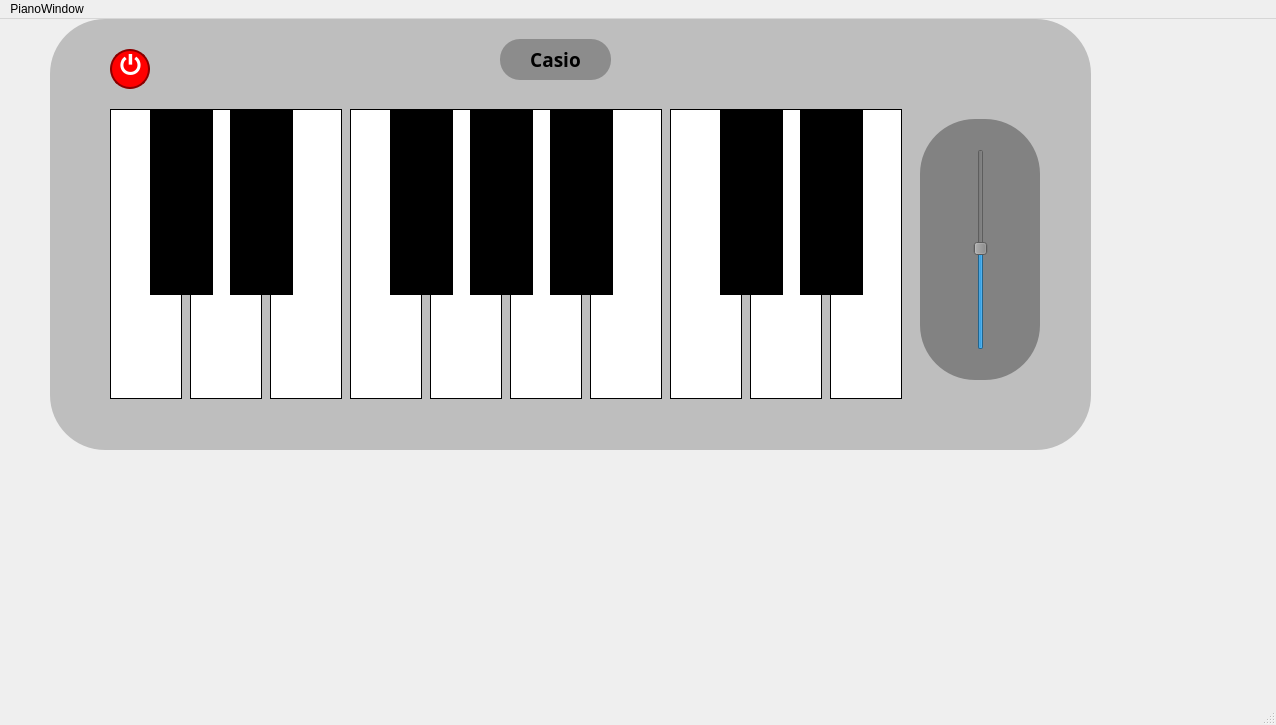
<?xml version="1.0" encoding="UTF-8"?>
<ui version="4.0">
 <class>MainWindow</class>
 <widget class="QMainWindow" name="MainWindow">
  <property name="geometry">
   <rect>
    <x>0</x>
    <y>0</y>
    <width>1276</width>
    <height>725</height>
   </rect>
  </property>
  <property name="windowTitle">
   <string>MainWindow</string>
  </property>
  <widget class="QWidget" name="centralwidget">
   <widget class="QPushButton" name="btn_C">
    <property name="geometry">
     <rect>
      <x>110</x>
      <y>90</y>
      <width>72</width>
      <height>290</height>
     </rect>
    </property>
    <property name="minimumSize">
     <size>
      <width>72</width>
      <height>290</height>
     </size>
    </property>
    <property name="styleSheet">
     <string notr="true">QPushButton {
    background-color: white;
    border: 1px solid black;
    border-radius: 0px; /* no rounded corners */
    min-width: 70px;
    min-height: 288px;
}
QPushButton:pressed {
    background-color: #ddd; /* slightly darker when pressed */
}
</string>
    </property>
    <property name="text">
     <string/>
    </property>
    <attribute name="buttonGroup">
     <string notr="true">buttonGroup</string>
    </attribute>
   </widget>
   <widget class="QPushButton" name="btn_D">
    <property name="geometry">
     <rect>
      <x>190</x>
      <y>90</y>
      <width>72</width>
      <height>290</height>
     </rect>
    </property>
    <property name="minimumSize">
     <size>
      <width>72</width>
      <height>290</height>
     </size>
    </property>
    <property name="styleSheet">
     <string notr="true">QPushButton {
    background-color: white;
    border: 1px solid black;
    border-radius: 0px; /* no rounded corners */
    min-width: 70px;
    min-height: 288px;
}
QPushButton:pressed {
    background-color: #ddd; /* slightly darker when pressed */
}
</string>
    </property>
    <property name="text">
     <string/>
    </property>
    <attribute name="buttonGroup">
     <string notr="true">buttonGroup</string>
    </attribute>
   </widget>
   <widget class="QPushButton" name="btn_E">
    <property name="geometry">
     <rect>
      <x>270</x>
      <y>90</y>
      <width>72</width>
      <height>290</height>
     </rect>
    </property>
    <property name="minimumSize">
     <size>
      <width>72</width>
      <height>290</height>
     </size>
    </property>
    <property name="styleSheet">
     <string notr="true">QPushButton {
    background-color: white;
    border: 1px solid black;
    border-radius: 0px; /* no rounded corners */
    min-width: 70px;
    min-height: 288px;
}
QPushButton:pressed {
    background-color: #ddd; /* slightly darker when pressed */
}
</string>
    </property>
    <property name="text">
     <string/>
    </property>
    <attribute name="buttonGroup">
     <string notr="true">buttonGroup</string>
    </attribute>
   </widget>
   <widget class="QPushButton" name="btn_G">
    <property name="geometry">
     <rect>
      <x>430</x>
      <y>90</y>
      <width>72</width>
      <height>290</height>
     </rect>
    </property>
    <property name="minimumSize">
     <size>
      <width>72</width>
      <height>290</height>
     </size>
    </property>
    <property name="styleSheet">
     <string notr="true">QPushButton {
    background-color: white;
    border: 1px solid black;
    border-radius: 0px; /* no rounded corners */
    min-width: 70px;
    min-height: 288px;
}
QPushButton:pressed {
    background-color: #ddd; /* slightly darker when pressed */
}
</string>
    </property>
    <property name="text">
     <string/>
    </property>
    <attribute name="buttonGroup">
     <string notr="true">buttonGroup</string>
    </attribute>
   </widget>
   <widget class="QPushButton" name="btn_F">
    <property name="geometry">
     <rect>
      <x>350</x>
      <y>90</y>
      <width>72</width>
      <height>290</height>
     </rect>
    </property>
    <property name="minimumSize">
     <size>
      <width>72</width>
      <height>290</height>
     </size>
    </property>
    <property name="styleSheet">
     <string notr="true">QPushButton {
    background-color: white;
    border: 1px solid black;
    border-radius: 0px; /* no rounded corners */
    min-width: 70px;
    min-height: 288px;
}
QPushButton:pressed {
    background-color: #ddd; /* slightly darker when pressed */
}
</string>
    </property>
    <property name="text">
     <string/>
    </property>
    <attribute name="buttonGroup">
     <string notr="true">buttonGroup</string>
    </attribute>
   </widget>
   <widget class="QPushButton" name="btn_B">
    <property name="geometry">
     <rect>
      <x>590</x>
      <y>90</y>
      <width>72</width>
      <height>290</height>
     </rect>
    </property>
    <property name="minimumSize">
     <size>
      <width>72</width>
      <height>290</height>
     </size>
    </property>
    <property name="styleSheet">
     <string notr="true">QPushButton {
    background-color: white;
    border: 1px solid black;
    border-radius: 0px; /* no rounded corners */
    min-width: 70px;
    min-height: 288px;
}
QPushButton:pressed {
    background-color: #ddd; /* slightly darker when pressed */
}
</string>
    </property>
    <property name="text">
     <string/>
    </property>
    <attribute name="buttonGroup">
     <string notr="true">buttonGroup</string>
    </attribute>
   </widget>
   <widget class="QPushButton" name="btn_A">
    <property name="geometry">
     <rect>
      <x>510</x>
      <y>90</y>
      <width>72</width>
      <height>290</height>
     </rect>
    </property>
    <property name="minimumSize">
     <size>
      <width>72</width>
      <height>290</height>
     </size>
    </property>
    <property name="styleSheet">
     <string notr="true">QPushButton {
    background-color: white;
    border: 1px solid black;
    border-radius: 0px; /* no rounded corners */
    min-width: 70px;
    min-height: 288px;
}
QPushButton:pressed {
    background-color: #ddd; /* slightly darker when pressed */
}
</string>
    </property>
    <property name="text">
     <string/>
    </property>
    <attribute name="buttonGroup">
     <string notr="true">buttonGroup</string>
    </attribute>
   </widget>
   <widget class="QPushButton" name="btn_C1">
    <property name="geometry">
     <rect>
      <x>670</x>
      <y>90</y>
      <width>72</width>
      <height>290</height>
     </rect>
    </property>
    <property name="minimumSize">
     <size>
      <width>72</width>
      <height>290</height>
     </size>
    </property>
    <property name="styleSheet">
     <string notr="true">QPushButton {
    background-color: white;
    border: 1px solid black;
    border-radius: 0px; /* no rounded corners */
    min-width: 70px;
    min-height: 288px;
}
QPushButton:pressed {
    background-color: #ddd; /* slightly darker when pressed */
}
</string>
    </property>
    <property name="text">
     <string/>
    </property>
    <attribute name="buttonGroup">
     <string notr="true">buttonGroup</string>
    </attribute>
   </widget>
   <widget class="QPushButton" name="btn_D1">
    <property name="geometry">
     <rect>
      <x>750</x>
      <y>90</y>
      <width>72</width>
      <height>290</height>
     </rect>
    </property>
    <property name="minimumSize">
     <size>
      <width>72</width>
      <height>290</height>
     </size>
    </property>
    <property name="styleSheet">
     <string notr="true">QPushButton {
    background-color: white;
    border: 1px solid black;
    border-radius: 0px; /* no rounded corners */
    min-width: 70px;
    min-height: 288px;
}
QPushButton:pressed {
    background-color: #ddd; /* slightly darker when pressed */
}
</string>
    </property>
    <property name="text">
     <string/>
    </property>
    <attribute name="buttonGroup">
     <string notr="true">buttonGroup</string>
    </attribute>
   </widget>
   <widget class="QPushButton" name="btn_E1">
    <property name="geometry">
     <rect>
      <x>830</x>
      <y>90</y>
      <width>72</width>
      <height>290</height>
     </rect>
    </property>
    <property name="minimumSize">
     <size>
      <width>72</width>
      <height>290</height>
     </size>
    </property>
    <property name="styleSheet">
     <string notr="true">QPushButton {
    background-color: white;
    border: 1px solid black;
    border-radius: 0px; /* no rounded corners */
    min-width: 70px;
    min-height: 288px;
}
QPushButton:pressed {
    background-color: #ddd; /* slightly darker when pressed */
}
</string>
    </property>
    <property name="text">
     <string/>
    </property>
    <attribute name="buttonGroup">
     <string notr="true">buttonGroup</string>
    </attribute>
   </widget>
   <widget class="QPushButton" name="btn_C_sharp">
    <property name="geometry">
     <rect>
      <x>150</x>
      <y>90</y>
      <width>63</width>
      <height>186</height>
     </rect>
    </property>
    <property name="styleSheet">
     <string notr="true">QPushButton {
    background-color: black;
    border: 1px solid black;
    border-radius: 0px;
    min-width: 61px;
    min-height: 184px;
}
QPushButton:pressed {
    background-color: #333;
}
</string>
    </property>
    <property name="text">
     <string/>
    </property>
    <attribute name="buttonGroup">
     <string notr="true">buttonGroup</string>
    </attribute>
   </widget>
   <widget class="QPushButton" name="btn_D_sharp">
    <property name="geometry">
     <rect>
      <x>230</x>
      <y>90</y>
      <width>63</width>
      <height>186</height>
     </rect>
    </property>
    <property name="styleSheet">
     <string notr="true">QPushButton {
    background-color: black;
    border: 1px solid black;
    border-radius: 0px;
    min-width: 61px;
    min-height: 184px;
}
QPushButton:pressed {
    background-color: #333;
}
</string>
    </property>
    <property name="text">
     <string/>
    </property>
    <attribute name="buttonGroup">
     <string notr="true">buttonGroup</string>
    </attribute>
   </widget>
   <widget class="QPushButton" name="btn_F_sharp">
    <property name="geometry">
     <rect>
      <x>390</x>
      <y>90</y>
      <width>63</width>
      <height>186</height>
     </rect>
    </property>
    <property name="styleSheet">
     <string notr="true">QPushButton {
    background-color: black;
    border: 1px solid black;
    border-radius: 0px;
    min-width: 61px;
    min-height: 184px;
}
QPushButton:pressed {
    background-color: #333;
}
</string>
    </property>
    <property name="text">
     <string/>
    </property>
    <attribute name="buttonGroup">
     <string notr="true">buttonGroup</string>
    </attribute>
   </widget>
   <widget class="QPushButton" name="btn_G_sharp">
    <property name="geometry">
     <rect>
      <x>470</x>
      <y>90</y>
      <width>63</width>
      <height>186</height>
     </rect>
    </property>
    <property name="styleSheet">
     <string notr="true">QPushButton {
    background-color: black;
    border: 1px solid black;
    border-radius: 0px;
    min-width: 61px;
    min-height: 184px;
}
QPushButton:pressed {
    background-color: #333;
}
</string>
    </property>
    <property name="text">
     <string/>
    </property>
    <attribute name="buttonGroup">
     <string notr="true">buttonGroup</string>
    </attribute>
   </widget>
   <widget class="QPushButton" name="btn_B_flat">
    <property name="geometry">
     <rect>
      <x>550</x>
      <y>90</y>
      <width>63</width>
      <height>186</height>
     </rect>
    </property>
    <property name="styleSheet">
     <string notr="true">QPushButton {
    background-color: black;
    border: 1px solid black;
    border-radius: 0px;
    min-width: 61px;
    min-height: 184px;
}
QPushButton:pressed {
    background-color: #333;
}
</string>
    </property>
    <property name="text">
     <string/>
    </property>
    <attribute name="buttonGroup">
     <string notr="true">buttonGroup</string>
    </attribute>
   </widget>
   <widget class="QPushButton" name="btn_C_sharp1">
    <property name="geometry">
     <rect>
      <x>720</x>
      <y>90</y>
      <width>63</width>
      <height>186</height>
     </rect>
    </property>
    <property name="styleSheet">
     <string notr="true">QPushButton {
    background-color: black;
    border: 1px solid black;
    border-radius: 0px;
    min-width: 61px;
    min-height: 184px;
}
QPushButton:pressed {
    background-color: #333;
}
</string>
    </property>
    <property name="text">
     <string/>
    </property>
    <attribute name="buttonGroup">
     <string notr="true">buttonGroup</string>
    </attribute>
   </widget>
   <widget class="QPushButton" name="btn_D_sharp1">
    <property name="geometry">
     <rect>
      <x>800</x>
      <y>90</y>
      <width>63</width>
      <height>186</height>
     </rect>
    </property>
    <property name="styleSheet">
     <string notr="true">QPushButton {
    background-color: black;
    border: 1px solid black;
    border-radius: 0px;
    min-width: 61px;
    min-height: 184px;
}
QPushButton:pressed {
    background-color: #333;
}
</string>
    </property>
    <property name="text">
     <string/>
    </property>
    <attribute name="buttonGroup">
     <string notr="true">buttonGroup</string>
    </attribute>
   </widget>
   <widget class="QWidget" name="PianoBody" native="true">
    <property name="geometry">
     <rect>
      <x>50</x>
      <y>0</y>
      <width>1041</width>
      <height>431</height>
     </rect>
    </property>
    <property name="font">
     <font>
      <family>ROG Fonts STRIX SCAR</family>
      <italic>false</italic>
      <fontweight>ExtraBold</fontweight>
     </font>
    </property>
    <property name="styleSheet">
     <string notr="true">background-color: rgb(190, 190, 190);
border-radius: 55px;
border-color: rgb(0, 0, 0);</string>
    </property>
    <widget class="QFrame" name="frame">
     <property name="geometry">
      <rect>
       <x>870</x>
       <y>100</y>
       <width>120</width>
       <height>261</height>
      </rect>
     </property>
     <property name="styleSheet">
      <string notr="true">background-color: rgb(130, 130, 130);
</string>
     </property>
     <property name="frameShape">
      <enum>QFrame::Shape::StyledPanel</enum>
     </property>
     <property name="frameShadow">
      <enum>QFrame::Shadow::Raised</enum>
     </property>
     <widget class="QSlider" name="VolumeSlider">
      <property name="geometry">
       <rect>
        <x>50</x>
        <y>30</y>
        <width>22</width>
        <height>201</height>
       </rect>
      </property>
      <property name="sliderPosition">
       <number>50</number>
      </property>
      <property name="orientation">
       <enum>Qt::Orientation::Vertical</enum>
      </property>
     </widget>
    </widget>
    <widget class="QPushButton" name="PowerButton">
     <property name="geometry">
      <rect>
       <x>60</x>
       <y>30</y>
       <width>40</width>
       <height>40</height>
      </rect>
     </property>
     <property name="sizePolicy">
      <sizepolicy hsizetype="Minimum" vsizetype="Minimum">
       <horstretch>0</horstretch>
       <verstretch>0</verstretch>
      </sizepolicy>
     </property>
     <property name="font">
      <font>
       <family>ROG Fonts STRIX SCAR</family>
       <pointsize>-1</pointsize>
       <bold>true</bold>
       <stylestrategy>PreferAntialias</stylestrategy>
      </font>
     </property>
     <property name="cursor">
      <cursorShape>ArrowCursor</cursorShape>
     </property>
     <property name="styleSheet">
      <string notr="true">QPushButton#PowerButton {
    background-color: red;                  /* OFF */
    border-radius: 20px;
    border: 2px solid darkred;
    color: white;
    font-size: 24px;
}

QPushButton#PowerButton:checked {
    background-color: green;                /* ON */
    border: 2px solid darkgreen;
	border-radius: 20px;
}
</string>
     </property>
     <property name="text">
      <string extracomment="Power">⏻</string>
     </property>
     <property name="iconSize">
      <size>
       <width>25</width>
       <height>25</height>
      </size>
     </property>
     <property name="checkable">
      <bool>true</bool>
     </property>
    </widget>
    <widget class="QLabel" name="label">
     <property name="geometry">
      <rect>
       <x>450</x>
       <y>20</y>
       <width>111</width>
       <height>41</height>
      </rect>
     </property>
     <property name="font">
      <font>
       <family>ROG Fonts STRIX SCAR</family>
       <pointsize>14</pointsize>
       <bold>true</bold>
      </font>
     </property>
     <property name="styleSheet">
      <string notr="true">background-color:rgb(140, 140, 140);
border-radius: 20px;</string>
     </property>
     <property name="text">
      <string>Casio</string>
     </property>
     <property name="textFormat">
      <enum>Qt::TextFormat::PlainText</enum>
     </property>
     <property name="alignment">
      <set>Qt::AlignmentFlag::AlignCenter</set>
     </property>
    </widget>
   </widget>
   <zorder>PianoBody</zorder>
   <zorder>btn_C</zorder>
   <zorder>btn_D</zorder>
   <zorder>btn_E</zorder>
   <zorder>btn_G</zorder>
   <zorder>btn_F</zorder>
   <zorder>btn_B</zorder>
   <zorder>btn_A</zorder>
   <zorder>btn_C1</zorder>
   <zorder>btn_D1</zorder>
   <zorder>btn_E1</zorder>
   <zorder>btn_C_sharp</zorder>
   <zorder>btn_D_sharp</zorder>
   <zorder>btn_F_sharp</zorder>
   <zorder>btn_G_sharp</zorder>
   <zorder>btn_B_flat</zorder>
   <zorder>btn_C_sharp1</zorder>
   <zorder>btn_D_sharp1</zorder>
  </widget>
  <widget class="QMenuBar" name="menubar">
   <property name="geometry">
    <rect>
     <x>0</x>
     <y>0</y>
     <width>1276</width>
     <height>26</height>
    </rect>
   </property>
   <widget class="QMenu" name="menuPianoWindow">
    <property name="title">
     <string>PianoWindow</string>
    </property>
   </widget>
   <addaction name="menuPianoWindow"/>
  </widget>
  <widget class="QStatusBar" name="statusbar"/>
 </widget>
 <resources/>
 <connections/>
 <buttongroups>
  <buttongroup name="buttonGroup"/>
 </buttongroups>
</ui>
